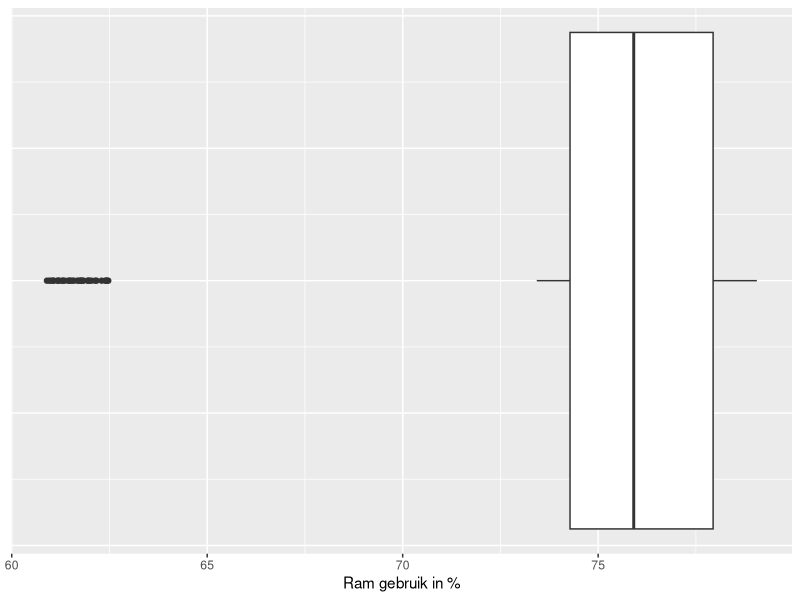

Write the R code that produced this figure.
library(readr)
library(ggplot2)
TestRam <- read_table2("TestRam.csv", skip = 1)

names(TestRam)[names(TestRam) == "%memused"] <- "RAM"
ram <- TestRam[4]

RAMBoxPlot <- ggplot(ram,aes(x=RAM)) + geom_boxplot()

RAMBoxPlot <- RAMBoxPlot + theme(axis.text.y = element_blank(), axis.ticks.y = element_blank())

RAMBoxPlot <- RAMBoxPlot + labs(x = "Ram gebruik in %")

RAMBoxPlot